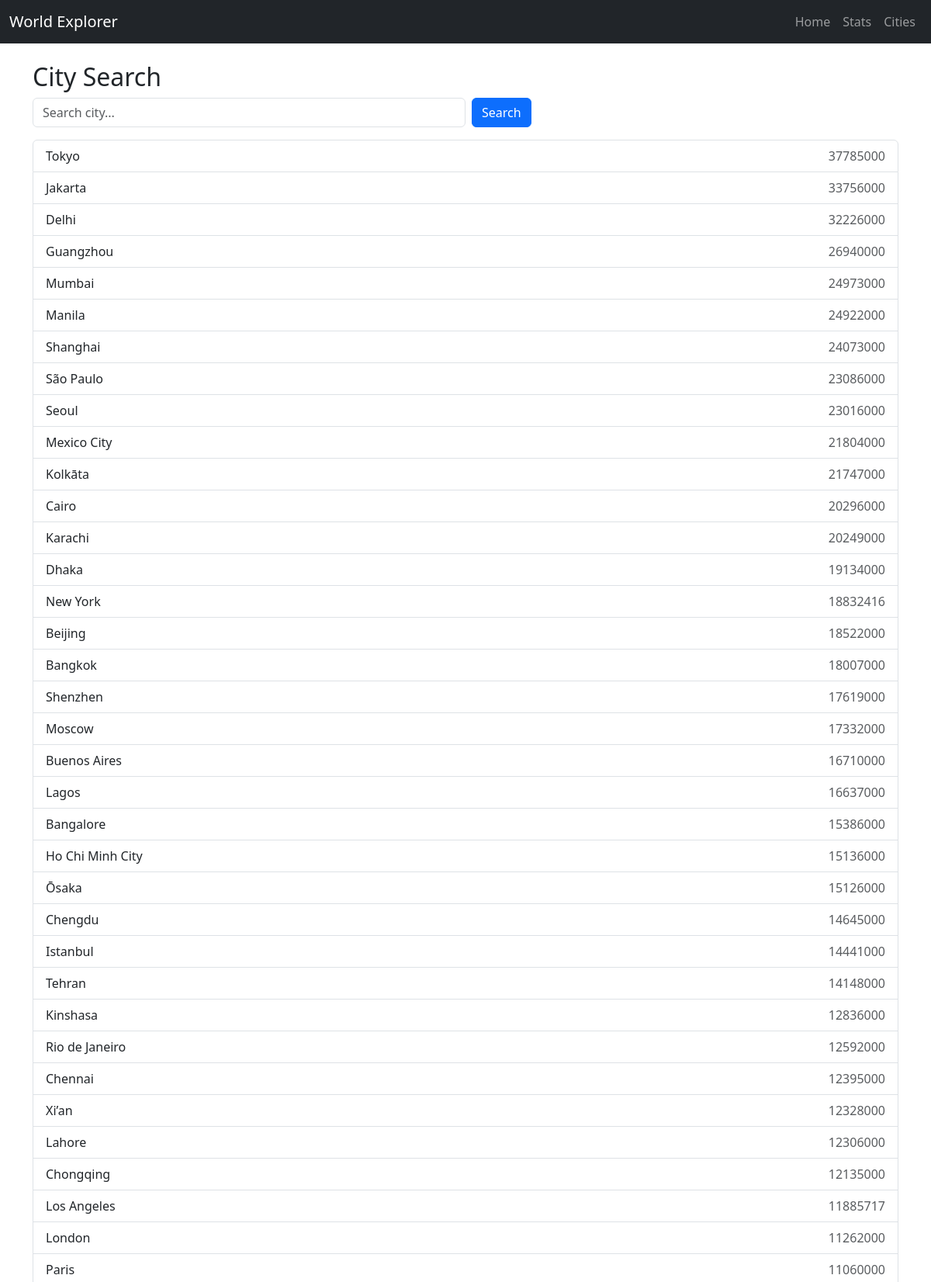
The app's page /cities (upper part) with its own data.
### app/models.py (models this page shows)
class City(db.Model):
    id = db.Column(db.Integer, primary_key=True)
    name = db.Column(db.String(100), nullable=False)
    population = db.Column(db.Integer)
    country_id = db.Column(db.Integer, db.ForeignKey('country.id'), nullable=False)

### app/routes.py (the view)
@main.route('/cities')
def city_search():
    q = request.args.get('q')
    if q:
        cities = City.query.filter(City.name.ilike(f'%{q}%')).order_by(City.population.desc()).all()
    else:
        cities = City.query.order_by(City.population.desc()).limit(50).all()
    return render_template('cities.html', cities=cities, q=q)

### app/templates/cities.html
{% extends "base.html" %}
{% block content %}
<h2>City Search</h2>
<form method="GET" action="{{ url_for('main.city_search') }}" class="mb-3 d-flex">
    <input type="text" name="q" placeholder="Search city..." value="{{ q or '' }}" class="form-control me-2 w-50" />
    <button type="submit" class="btn btn-primary">Search</button>
</form>
<ul class="list-group">
    {% for city in cities %}
        <li class="list-group-item d-flex justify-content-between">
            <span>{{ city.name }}</span>
            <span class="text-muted">{{ city.population or 0 }}</span>
        </li>
    {% else %}
        <li class="list-group-item">No matching cities.</li>
    {% endfor %}
</ul>
{% endblock %}

### records on screen
City: name "Tokyo", population "37785000"
City: name "Jakarta", population "33756000"
City: name "Delhi", population "32226000"
City: name "Guangzhou", population "26940000"
City: name "Mumbai", population "24973000"
City: name "Manila", population "24922000"
City: name "Shanghai", population "24073000"
City: name "São Paulo", population "23086000"
City: name "Seoul", population "23016000"
City: name "Mexico City", population "21804000"
City: name "Kolkāta", population "21747000"
City: name "Cairo", population "20296000"
City: name "Karachi", population "20249000"
City: name "Dhaka", population "19134000"
City: name "New York", population "18832416"
City: name "Beijing", population "18522000"
City: name "Bangkok", population "18007000"
City: name "Shenzhen", population "17619000"
City: name "Moscow", population "17332000"
City: name "Buenos Aires", population "16710000"
City: name "Lagos", population "16637000"
City: name "Bangalore", population "15386000"
City: name "Ho Chi Minh City", population "15136000"
City: name "Ōsaka", population "15126000"
City: name "Chengdu", population "14645000"
City: name "Istanbul", population "14441000"
City: name "Tehran", population "14148000"
City: name "Kinshasa", population "12836000"
City: name "Rio de Janeiro", population "12592000"
City: name "Chennai", population "12395000"
City: name "Xi’an", population "12328000"
City: name "Lahore", population "12306000"
City: name "Chongqing", population "12135000"
City: name "Los Angeles", population "11885717"
City: name "London", population "11262000"
City: name "Paris", population "11060000"
